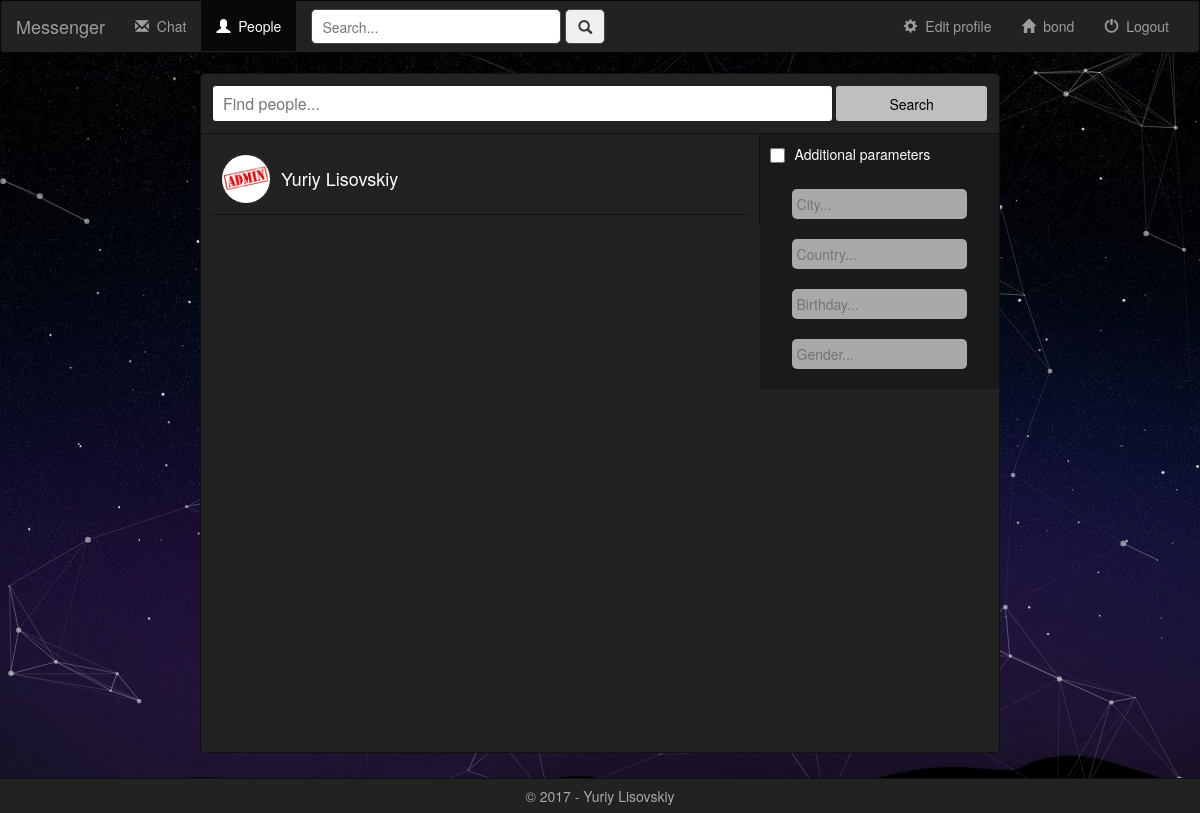
Before: /search/ (signed in) with the older database file.
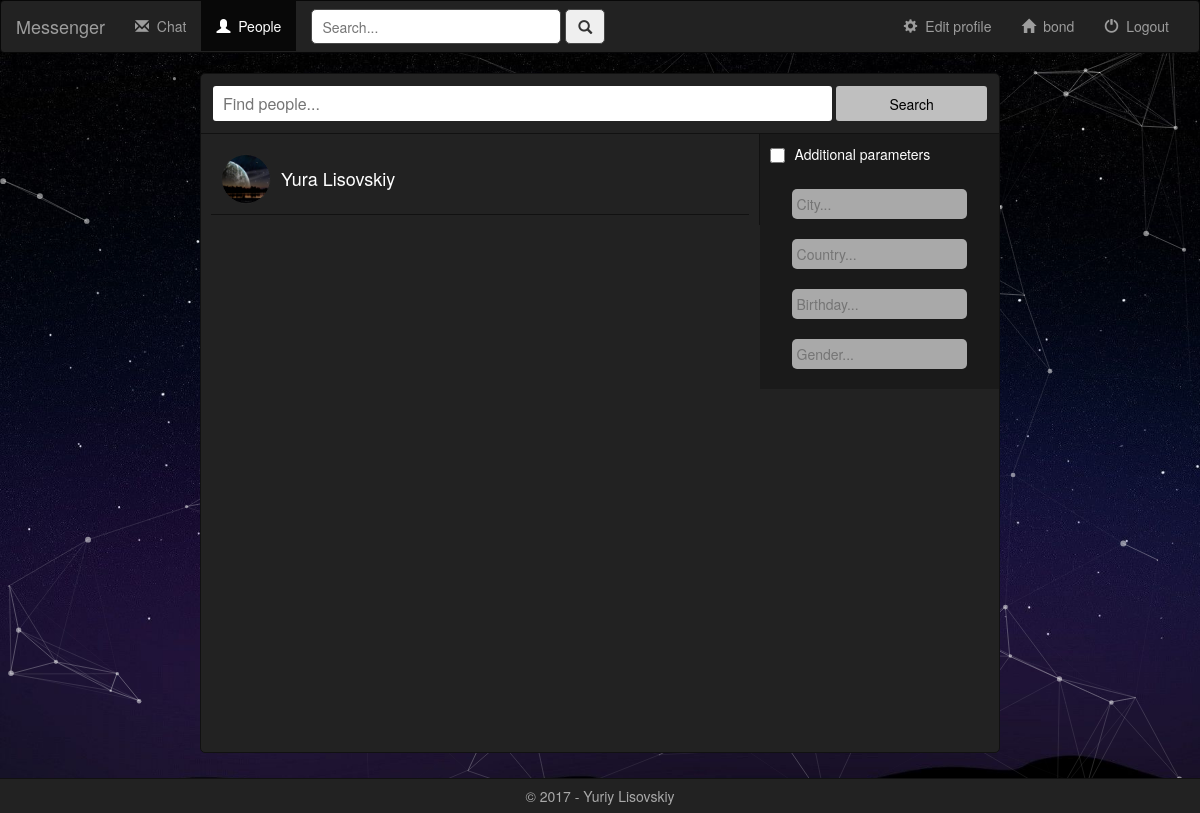
After: the same page with the newer database file.
### chat/models.py (models this page shows)
class UserProfile(User):
    user_logo = models.ImageField(default='logo_none.png')
    user_background_photo = models.ImageField(default='background_none.png')
    user_gender = models.CharField(default="", max_length=6)
    user_birthday_day = models.CharField(default="", max_length=2)
    user_birthday_month = models.CharField(default="", max_length=2)
    user_birthday_year = models.CharField(default="", max_length=4)
    user_country = models.CharField(default="", max_length=100)
    user_city = models.CharField(default="", max_length=50)
    user_mobile_number = models.CharField(default="", max_length=10)
    user_about_me = models.CharField(default="", max_length=999999)
    user_education = models.CharField(default="", max_length=100)

### chat/views.py (the view, shortened to what this page needs)
# urls.py: url(r'^search/$', views.SearchPeople.as_view(), name='people'),
class SearchPeople(View):
    def get(self, request):
        if not request.user.is_authenticated:
            return redirect('login')
        data = UserProfile.objects.all()
        return render(request, "chat/search.html", {'all_users': data})

### chat/templates/chat/search.html (shortened to what this page needs)
<!DOCTYPE html>
<html lang="en">
<head>
    {% extends 'chat/base.html' %}
    {% load static %}
    {% block people_active %}active{% endblock %}
    {% block body %}
        <link rel="stylesheet" href="{% static 'chat/css/search.css' %}">
        <div class="content">
            <div class="search">
                <input id="search-field" class="search-field" placeholder="Find people...">
                <button id="search-btn" class="search-btn">Search</button>
            </div>
            <div id="result-block" class="result-block">
                {% if all_users %}
                    {% for usr in all_users %}
                        {% if usr.id != user.id %}
                            <div class="user-found">
                                <a href="/user/{{ usr.id }}">
                                        {% if usr.user_logo %}
                                            <div class="user-img" style="background-image: url({{ usr.user_logo.url }})"></div>
                                        {% else %}
                                            <div class="user-img user-img-none">
                                                <span class="glyphicon glyphicon-user"></span>
                                            </div>
                                        {% endif %}
                                    <p>{{ usr.first_name }} {{ usr.last_name }}</p>
                                </a>
                            </div>
                        {% endif %}
                    {% endfor %}
                {% else %}
                    <p class="not-found">No users found</p>
                {% endif %}
            </div>
            <div class="search-parameters">
                <input id="check-parameters" class="check-parameters" type="checkbox">
                <div id="search-parameters-title" class="search-parameters-title">Additional parameters</div>
                <div id="parameters" class="parameters">
                    <input class="city" id="city" placeholder="City...">
                    <input class="country" id="country" placeholder="Country...">
                    <input onfocus="(this.type='date')" min="1950-01-01" name="birthday" id="birthday" placeholder="Birthday...">
                    <input class="gender" id="gender" placeholder="Gender...">
                </div>
            </div>
        </div>
    {% endblock %}

### chat/templates/chat/base.html (shortened to what this page needs)
<!DOCTYPE html>
<html lang="en">
<head>
    {% load static %}
    <link rel="stylesheet" type="text/css" href="https://maxcdn.bootstrapcdn.com/bootstrap/3.3.7/css/bootstrap.min.css" />
    <link rel="stylesheet" type="text/css" href="{% static 'chat/css/base.css' %}" />
</head>
<body>
    <div id="particles-js"></div>
    <div id="page-wrapper">
        <nav class="navbar navbar-inverse">
            <div class="container-fluid">
                <div class="navbar-header">
                    <a class="navbar-brand" href="{% url 'index' %}">Messenger</a>
                </div>
                {% if request.user.is_active %}
                    <div id="navbar" class="navbar-collapse collapse">
                        <ul class="nav navbar-nav">
                            <li class="{% block chat_active %}{% endblock %}">
                                <a href="{% url 'chat' %}">
                                    <span class="glyphicon glyphicon-envelope" aria-hidden="true"></span>&nbsp;
                                    Chat
                                </a>
                            </li>
                        </ul>
                        <ul class="nav navbar-nav">
                            <li class="{% block people_active %}{% endblock %}">
                                <a href="{% url 'people' %}">
                                    <span class="glyphicon glyphicon-user" aria-hidden="true"></span>&nbsp;
                                    People
                                </a>
                            </li>
                        </ul>
                        <div id="panel-search">
                            <div class="navbar-form navbar-left">
                                <input class="panel-search-field" id="panel-search-field" placeholder="Search...">
                                <button class="panel-search-btn" id="panel-search-btn">
                                    <span class="glyphicon glyphicon-search"></span>
                                </button>
                            </div>
                        </div>
                        <ul class="nav navbar-nav navbar-right">
                            <li>
                                <a href="{% url 'logout' %}">
                                    <span class="glyphicon glyphicon-off"></span>&nbsp;
                                    Logout
                                </a>
                            </li>
                        </ul>
                        <ul class="nav navbar-nav navbar-right">
                            <li class="{% block user_profile %}{% endblock %}">
                                <a href="/user/{{ user.id }}">
                                    <span class="glyphicon glyphicon-home" aria-hidden="true"></span>&nbsp;
                                    {{ user.username }}
                                </a>
                            </li>
                        </ul>
                        <ul class="nav navbar-nav navbar-right">
                            <li class="{% block edit_profile_active %}{% endblock %}">
                                <a href="{% url 'edit_profile' %}">
                                    <span class="glyphicon glyphicon-cog" aria-hidden="true"></span>&nbsp;
                                    Edit profile
                                </a>
                            </li>
                        </ul>
                    </div>
                {% endif %}
            </div>
        </nav>
        {% block body %}{% endblock %}
        <br>
    </div>
    <div class="footer">&copy; 2017 - Yuriy Lisovskiy</div>
</body>
</html>

### chat/static/chat/css/base.css (style rules this page uses)
body, html { background: url("../images/sky.jpg"); background-attachment: fixed; background-size: cover; margin:0; padding:0; overflow-x: hidden; }
html { position: relative; min-height: 100%; }
#particles-js { position: fixed; width: 100%; height: 100%; }
#page-wrapper { position: relative; margin-bottom: 20px; }
.footer { position: absolute; left: 0; bottom: 0; padding: 7px; width: 100vw; background: #222222; border-top: 1px solid #111111; color: #A9A9A9; text-align: center; }
.panel-search-field { height: 35px; width: 250px; border-radius: 5px; outline: none; border: 1px solid #484848; padding-left: 10px; }
.panel-search-btn { height: 35px; width: 40px; border-radius: 5px; outline: none; border: 1px solid #484848; }

### chat/static/chat/css/search.css (style rules this page uses)
.content { margin: auto auto 20px auto; width: 100vw; max-width: 800px; min-width: 300px; border: 1px solid #111111; overflow: auto; background: #222222; border-radius: 5px; height: 85vh; color: white; }
.content .search { width: 100%; height: 60px; margin: auto; padding: 12px; overflow: auto; color: black; border-bottom: 1px solid #111111; }
.search .search-field { float: left; width: 80%; height: 100%; padding-left: 10px; font-size: 16px; border-radius: 3px; border: none; outline: none; }
.search .search-btn { float: right; width: 19.5%; height: 100%; border-radius: 3px; border: none; outline: none; background: #bfbfbf; }
.content .result-block { float: left; width: 70%; background: #222222; border-right: 1px solid #111111; padding: 10px; }
.user-found { overflow: auto; padding: 10px; border-bottom: 1px solid #111111; }
.user-found .user-img { text-align: center; background: #484848; background-repeat: no-repeat; background-size: cover; background-position: center; -webkit-background-size: cover; -moz-background-size: cover; -o-background-size: cover; float: left; width: 50px; height: 50px; border-radius: 50%; border: 1px solid #222222; }
.user-found p { margin: 12px 0 0 10px; float: left; color: #ffffff; font-size: 18px; }
.content .search-parameters { float: left; width: 30%; padding: 10px; background: #1a1a1a; }
.search-parameters .check-parameters { float: left; height: 15px; width: 15px; outline: none; cursor: pointer; border-radius: 50%; }
.search-parameters .search-parameters-title { float: left; margin-left: 10px; margin-bottom: 15px; }
.parameters { text-align: center; }
.parameters input { width: 80%; color: #484848; margin: 10px; outline: none; border: none; padding-left: 5px; height: 30px; border-radius: 5px; }
.parameters input:disabled { background: #A9A9A9; }

Changed rows visible on the page:
changed UserProfile "Lisovskiy": user_logo: a different picture; first_name "Yuriy" → "Yura"
